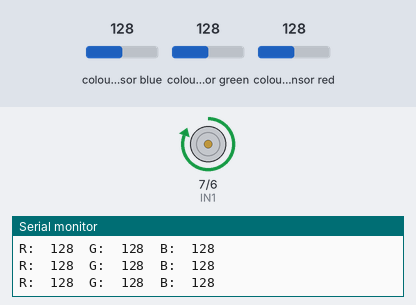
A sketch run on a simulated Arduino Uno, built with avr-gcc and run on an emulated ATmega328P. Shown: motor-driver pin pairs drawn as motors (green arrow = first pin HIGH = forward, orange = second pin HIGH = backward, longer = more drive, scaled by the enable pin), the last lines printed to the serial monitor. Inputs (shaded band) come from the test bench; at power-on: colour sensor red 128, colour sensor blue 128, colour sensor green 128.

Above: at 1.2 s.
1.3 s: colour sensor red set to 215
2.8 s: colour sensor red set to 224
At 3.6 s:
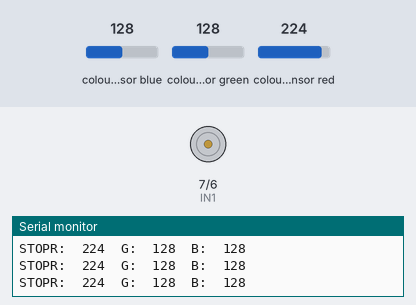
4.3 s: colour sensor blue set to 22
7.3 s: colour sensor blue set to 18
At 8.6 s:
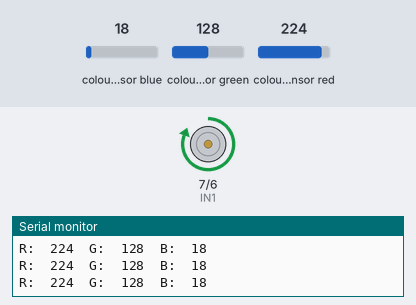
10.3 s: colour sensor blue set to 64
At 10.7 s:
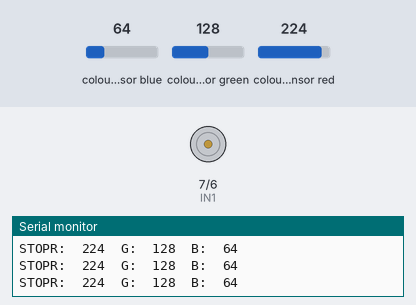
Timing chart, 0 to 12.8 s (numbered marks = the images above; inputs shaded):
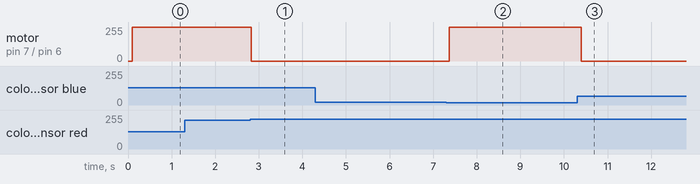

The sketch:

stopmotorcolor.ino
```cpp
#include <Wire.h>
#include "Adafruit_TCS34725.h"

int ENA = 8;
int IN1 = 7;
int IN2 = 6;
//int i=0;
Adafruit_TCS34725 tcs = Adafruit_TCS34725(TCS34725_INTEGRATIONTIME_700MS, TCS34725_GAIN_1X);

void setup() {
  // put your setup code here, to run once:
  Serial.begin(9600);
  if (tcs.begin()) {
    Serial.println("Found sensor");
  } else {
    Serial.println("No TCS34725 found ... check your connections");
  while (1);
  }
  pinMode(IN1, OUTPUT);
  pinMode(IN2, OUTPUT);
  pinMode(ENA, OUTPUT);
  Serial.begin(9600);
}

void loop() {

  // put your main code here, to run repeatedly:
  float red, green, blue;
   tcs.setInterrupt(false);  // turn on LED
   delay(50);
  tcs.getRGB(&red,&green,&blue);
   tcs.setInterrupt(true);  // turn off LED

  Serial.print("R:\t"); Serial.print(int(red));
  Serial.print("\tG:\t"); Serial.print(int(green));
  Serial.print("\tB:\t"); Serial.println(int(blue));
  if (red>=220 && green>=20&& blue>=20){
    analogWrite(ENA,0);
    digitalWrite(IN1,LOW);
    digitalWrite(IN2,LOW);
    Serial.print("STOP");
    //delay(200);
  }else{
    analogWrite(ENA,255);
    digitalWrite(IN1, HIGH);
    digitalWrite(IN2, LOW);
    //Serial.println(i);
    //delay(200);
  }
}
```

Measured:
- the behaviour switches between 219 and 220 on colour sensor red (found by bisection; images 0 and 1)
- the behaviour switches between 20 and 19 on colour sensor blue (found by bisection; images 1 and 2)
- after the input at 2.8 s, motor on pin 7 (IN1) / pin 6 (IN2): forward 255/255 → stopped at once
- after the input at 7.3 s, motor on pin 7 (IN1) / pin 6 (IN2): stopped → forward 255/255 after 0.07 s
- after the input at 10.3 s, motor on pin 7 (IN1) / pin 6 (IN2): forward 255/255 → stopped after 0.10 s
